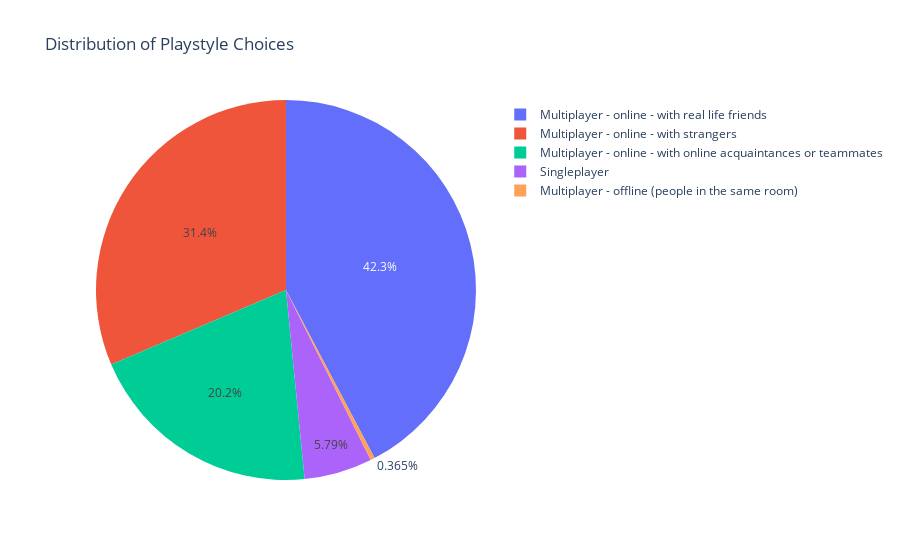

Source (notebook cell):
### Code cell
playstyle_choices = ['Multiplayer - online - with real life friends', 'Multiplayer - online - with strangers', 
                     'Multiplayer - online - with online acquaintances or teammates', 'Singleplayer', 'Multiplayer - offline (people in the same room)']
playstyle_counts = df['Playstyle'].value_counts().reindex(playstyle_choices, fill_value=0)

playstyle_counts_df = pd.DataFrame({
    'Playstyle': playstyle_counts.index,
    'Count': playstyle_counts.values
})

# Create the pie chart using Plotly
fig = px.pie(playstyle_counts_df, values='Count', names='Playstyle', title='Distribution of Playstyle Choices')

# Show the plot
fig.show()

### Figure 1 — Plotly figure (JSON) as saved in the notebook; plotly's stock layout.template omitted (floating-point values rounded to 4 significant figures)
{"data": [{"domain": {"x": [0, 1], "y": [0, 1]}, "hovertemplate": "Playstyle=%{label}<br>Count=%{value}<extra></extra>", "labels": ["Multiplayer - online - with real life friends", "Multiplayer - online - with strangers", "Multiplayer - online - with online acquaintances or teammates", "Singleplayer", "Multiplayer - offline (people in the same room)"], "legendgroup": "", "name": "", "showlegend": true, "type": "pie", "values": [5564, 4134, 2652, 762, 48]}], "layout": {"legend": {"tracegroupgap": 0}, "title": {"text": "Distribution of Playstyle Choices"}}}
